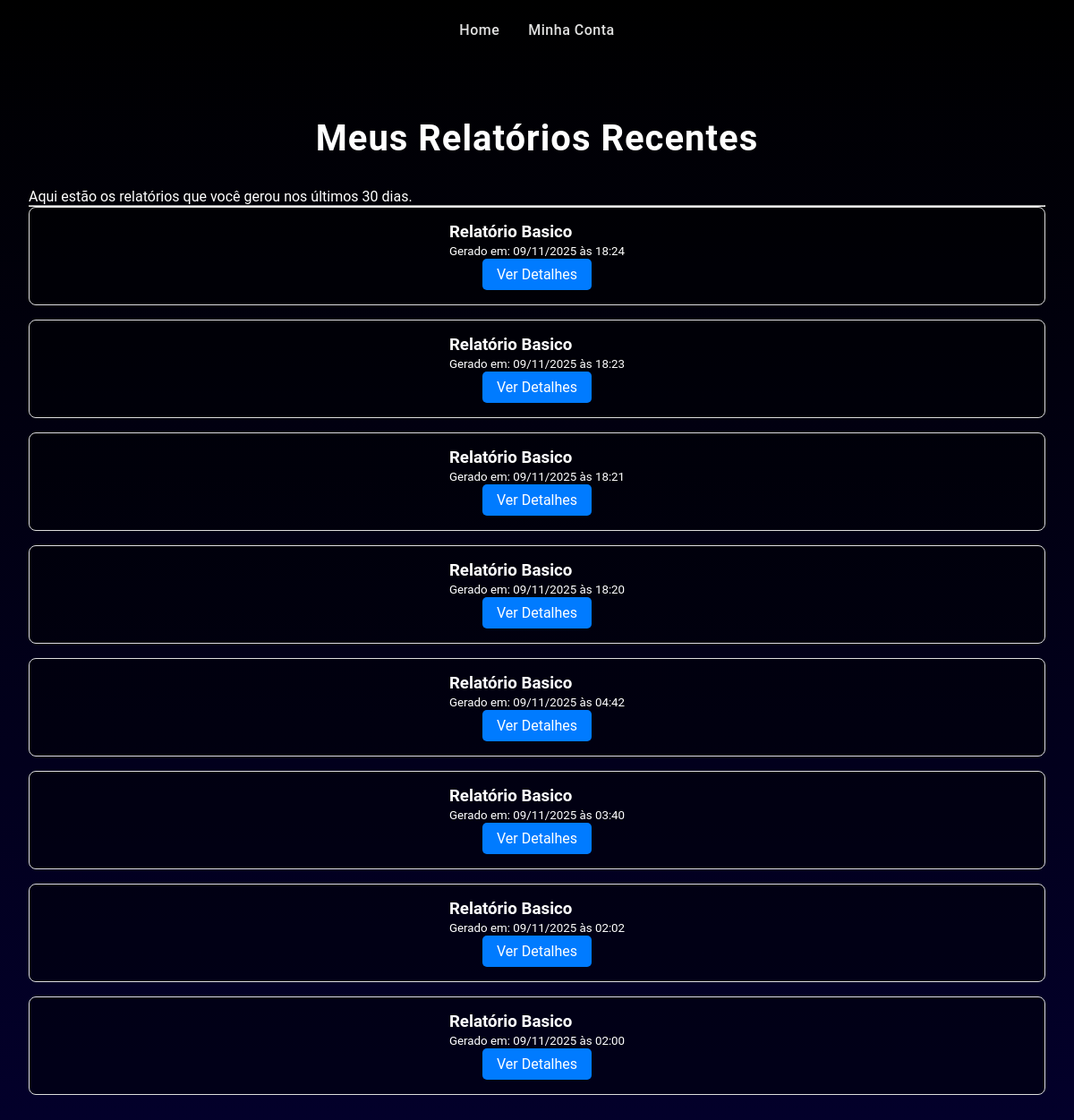
The app's page /relatorios_recentes (signed in) with its own data.
### app/models.py (models this page shows, shortened)
class Cliente(db.Model):
    id = db.Column(db.Integer, primary_key=True)  # Define a coluna ID como chave primária, única e autoincrementável.
    cliente_nome = db.Column(db.String(80), nullable=False)  # Define a coluna nome do cliente
    cliente_email = db.Column(db.String(320), unique=True, nullable=False)  # Armazena o e-mail, deve ser único e é obrigatório (usado para login).
    cliente_senha = db.Column(db.String(128), nullable=False)  # Armazena o hash da senha
    nome_bia = db.Column(db.String(80), nullable=False)
    cliente_status = db.Column(db.String(10), nullable=False, default='ativo')
    nivel_acesso = db.Column(db.String(20), nullable=False, default='basico') #1 cliente só pode ter 1 nível
    relatorios_basicos = db.relationship('RelatorioBasico', backref='cliente', lazy=True, cascade="all, delete-orphan")  # # Define a relação "Um para Muitos" com RelatorioBasico. 'backref' permite acessar o cliente a partir do relatório, e 'cascade' garante que relatórios sejam excluídos ao deletar o cliente.
    relatorios_intermediarios = db.relationship('RelatorioIntermediario', backref='cliente', lazy=True, cascade="all, delete-orphan")       # Um cliente pode ter VÁRIOS relatórios intermediários
    relatorios_avancados = db.relationship('RelatorioAvancado', backref='cliente', lazy=True, cascade="all, delete-orphan")       # Um cliente pode ter VÁRIOS relatórios avançados

class RelatorioBasico(db.Model):
    id = db.Column(db.Integer, primary_key=True)
    conteudo = db.Column(db.Text, nullable=False)  ## Armazena o resultado textual do escaneamento (o relatório em si).
    data_criacao = db.Column(db.DateTime, nullable=False, default=datetime.utcnow) # Regra dos 30 dias (baseada na data de criação) - # Registra a data de criação. 'datetime.utcnow' garante o uso de fuso horário UTC
    cliente_id = db.Column(db.Integer, db.ForeignKey('cliente.id'), nullable=False) # Chave estrangeira que liga o relatório ao seu cliente via ID(Dono).

### app/routes.py (the view, shortened to what this page needs)
@main_bp.route('/relatorios_recentes') # Rota que lista os relatórios do usuário.
def relatorios_recentes(): # Função que busca e exibe os relatórios.
    if 'cliente_id' not in session: # Verifica login.
        flash('Você precisa estar logado para acessar esta página.', 'warning')
        return redirect(url_for('main.login'))
    cliente = Cliente.query.get(session['cliente_id']) # Busca o cliente logado.
    from datetime import datetime, timedelta # Importa timedelta para calcular o intervalo de tempo.
    data_limite = datetime.utcnow() - timedelta(days=30) # Calcula a data de 30 dias atrás (regra dos 30 dias).
    relatorios = [] # Lista para armazenar todos os relatórios combinados.
    basicos = RelatorioBasico.query.filter( # Faz a consulta:
        RelatorioBasico.cliente_id == cliente.id, # 1. O relatório pertence ao cliente logado.
        RelatorioBasico.data_criacao >= data_limite # 2. O relatório foi criado nos últimos 30 dias.
    ).all() # Busca todos os resultados.
    for rel in basicos: # Itera sobre os resultados básicos.
        relatorios.append({ # Adiciona um dicionário formatado à lista 'relatorios'.
            'id': rel.id,
            'tipo': 'basico',
            'data_criacao': rel.data_criacao,
            'alvo': None  # Adicionar se tiver campo alvo
        })
    intermediarios = RelatorioIntermediario.query.filter( # Consulta relatórios intermediários (mesma lógica).
        RelatorioIntermediario.cliente_id == cliente.id,
        RelatorioIntermediario.data_criacao >= data_limite
    ).all()
    avancados = RelatorioAvancado.query.filter( # Consulta relatórios avançados (mesma lógica).
        RelatorioAvancado.cliente_id == cliente.id,
        RelatorioAvancado.data_criacao >= data_limite
    ).all()
    relatorios.sort(key=lambda x: x['data_criacao'], reverse=True) # Ordena a lista de dicionários pela data de criação (descendente).
    return render_template('relatorios_recentes.html', relatorios=relatorios) # Renderiza o template, enviando a lista ordenada.

### app/templates/relatorios_recentes.html (shortened to what this page needs)
<!DOCTYPE html>
<html lang="pt-BR">
<head>
    <link rel="stylesheet" href="{{ url_for('static', filename='css/style.css') }}">
</head>
<body>
    <div>
        <nav>
            <a href="/">Home</a>
            <a href="/minha_conta">Minha Conta</a>
        </nav>
    </div>
    <div class="container" style="padding: 2rem;">
        <h1>Meus Relatórios Recentes</h1>
        <p>Aqui estão os relatórios que você gerou nos últimos 30 dias.</p>
        <hr>
        <div class="lista-relatorios">
            {% if relatorios %}
                {% for rel in relatorios %}
                    <div class="relatorio-card" style="border: 1px solid #ddd; padding: 1rem; margin-bottom: 1rem; border-radius: 8px; display: flex; justify-content: space-between; align-items: center;">
                        <div>
                            <h3 style="margin: 0;">Relatório {{ rel.tipo.title() }}</h3>
                            <small>Gerado em: {{ rel.data_criacao.strftime('%d/%m/%Y às %H:%M') }}</small>
                        </div>
                        <a href="{{ url_for('main.visualizar_relatorio', relatorio_id=rel.id, tipo=rel.tipo) }}" class="btn-visualizar" style="background-color: #007bff; color: white; padding: 0.5rem 1rem; text-decoration: none; border-radius: 5px;">
                            Ver Detalhes
                        </a>
                    </div>
                {% endfor %}
            {% else %}
                <div class="relatorio-card-vazio" style="text-align: center; padding: 2rem; border: 1px dashed #ccc; border-radius: 8px;">
                    <p>Nenhum relatório recente encontrado.</p>
                </div>
            {% endif %}
        </div>
    </div>
</body>
</html>

### app/static/css/style.css (style rules this page uses)
* { margin: 0; padding: 0; box-sizing: border-box; }
html { height: 100%; }
body { font-family: 'Montserrat', 'Poppins', 'Roboto', sans-serif; background: linear-gradient(to bottom, #000000 0%, #03002b 100%); min-height: 100%; color: #ffffff; background-attachment: fixed; }
h1, h2 { text-align: center; color: #ffffff; font-weight: 700; letter-spacing: 1px; }
h1 { font-size: 2.5rem; margin: 2rem 0; }
nav { padding: 1.5rem 2rem; display: flex; gap: 2rem; align-items: center; justify-content: center; }
nav a { color: #e0e0e0; text-decoration: none; font-size: 1rem; font-weight: 500; transition: color 0.3s ease; letter-spacing: 0.5px; }
.relatorio-card { background: rgba(0, 0, 0, 0.4); border-radius: 20px; padding: 2rem; border: 2px solid rgba(0, 170, 255, 0.3); transition: all 0.3s ease; display: flex; flex-direction: column; position: relative; overflow: hidden; }

### records on screen
Cliente: tipo "Basico", data_criacao "09/11/2025 às 18:24", data_criacao "09/11/2025 às 18:23", data_criacao "09/11/2025 às 18:21", data_criacao "09/11/2025 às 18:20", data_criacao "09/11/2025 às 04:42", data_criacao "09/11/2025 às 03:40", data_criacao "09/11/2025 às 02:02", data_criacao "09/11/2025 às 02:00"
